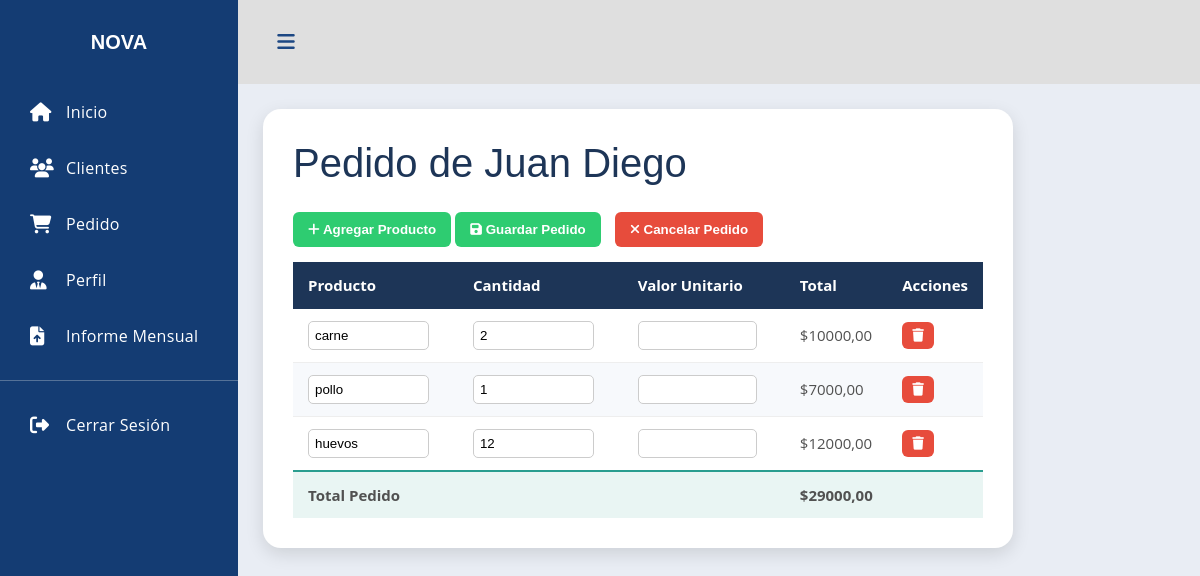
The app's page /pedidos/detalle/33/ with its own data.
### pedido/models.py (models this page shows, shortened)
class Pedido(models.Model):
    id_pedido = models.AutoField(primary_key=True)
    cliente = models.ForeignKey(
        Cliente,
        on_delete=models.CASCADE,
        related_name="pedidos"
    )
    fecha_pedido = models.DateTimeField(auto_now_add=True)
    total = models.DecimalField(max_digits=10, decimal_places=2, default=0)
    estado= models.CharField(
        max_length=20,
        choices=[("Pendiente", "Pendiente"), ("Pagado", "Pagado"), ("Cancelado", "Cancelado")],
        default="Pendiente"
    )

class DetallePedido(models.Model):
    pedido = models.ForeignKey(Pedido, on_delete=models.CASCADE, related_name="detalles")
    nombre_producto = models.CharField(max_length=255)
    cantidad = models.IntegerField()
    precio = models.DecimalField(max_digits=10, decimal_places=2)
    subtotal = models.DecimalField(max_digits=10, decimal_places=2)

### CreacionUsu/models.py (models this page shows, shortened)
class Cliente(models.Model):
    id_cliente = models.AutoField(primary_key=True)
    nombre = models.CharField(max_length=200)
    telefono = models.CharField(max_length=20)
    direccion = models.CharField(max_length=255)
    correo = models.EmailField(blank=True, null=True)
    fecha_registro = models.DateTimeField(auto_now_add=True)

### pedido/views.py (the view)
# urls.py: path('detalle/<int:id_pedido>/', views.detalle_pedido, name='detalle_pedido'),
def detalle_pedido(request, id_pedido):
    pedido = get_object_or_404(Pedido, id_pedido=id_pedido)
    detalles = DetallePedido.objects.filter(pedido=pedido)
    total = sum(d.subtotal for d in detalles)
    return render(request, "pedido/detalle_pedido.html", {
        "pedido": pedido,
        "detalles": detalles,
        "total": total
    })

### pedido/templates/pedido/detalle_pedido.html (shortened to what this page needs)
{% extends 'menu/menu.html' %}
{% load static %}
{% block content %}
<link rel="stylesheet" href="{% static 'pedido/css/detalle_pedido.css' %}">
<div class="detalle-pedido">
<h1 class="titulo-detalle">Pedido de {{ pedido.cliente.nombre }}</h1>
<div class="acciones-pedido">
<button class="btn-agregar" onclick="agregarProducto()">
<i class="fa fa-plus"></i> Agregar Producto
</button>
<button class="btn-agregar" onclick="guardarPedido()">
<i class="fa fa-save"></i> Guardar Pedido
</button>
<button class="btn-cancelar" onclick="cancelarPedido({{ pedido.id_pedido }})">
<i class="fa fa-times"></i> Cancelar Pedido
</button>
</div>
<table class="tabla-pedido">
<thead>
<tr>
<th>Producto</th>
<th>Cantidad</th>
<th>Valor Unitario</th>
<th>Total</th>
<th>Acciones</th>
</tr>
</thead>
<tbody id="tablaProductos">
{% for d in detalles %}
<tr id="fila-{{ d.id }}">
<td>
<input type="text" class="input-nombre" value="{{ d.nombre_producto }}">
</td>
<td>
<input type="number"
class="input-cantidad"
value="{{ d.cantidad }}"
oninput="recalcular({{ d.id }})">
</td>
<td>
<input type="number"
step="0.01"
class="input-precio"
value="{{ d.precio|floatformat:2 }}"
oninput="recalcular({{ d.id }})">
</td>
<td class="subtotal" id="subtotal-{{ d.id }}">
${{ d.subtotal }}
</td>
<td>
<button class="btn-eliminar" onclick="eliminarProducto({{ d.id }})">
<i class="fa fa-trash"></i>
</button>
</td>
</tr>
{% endfor %}
</tbody>
<tfoot>
<tr class="total-row">
<td colspan="3"><strong>Total Pedido</strong></td>
<td colspan="2"><strong id="totalPedido">${{ total }}</strong></td>
</tr>
</tfoot>
</table>
</div>
{% endblock %}

### menu/static/menu/CSS/style.css (style rules this page uses)
:root { --font-family-sans-serif: "Open Sans", -apple-system, BlinkMacSystemFont, "Segoe UI", Roboto, "Helvetica Neue", Arial, sans-serif, "Apple Color Emoji", "Segoe UI Emoji", "Segoe UI Symbol", "Noto Color Emoji"; }
*, *::before, *::after { -webkit-box-sizing: border-box; box-sizing: border-box; }
html { font-family: sans-serif; line-height: 1.15; -webkit-text-size-adjust: 100%; -webkit-tap-highlight-color: rgba(0, 0, 0, 0); }
body { margin: 0; font-family: "Open Sans", -apple-system, BlinkMacSystemFont, "Segoe UI", Roboto, "Helvetica Neue", Arial, sans-serif, "Apple Color Emoji", "Segoe UI Emoji", "Segoe UI Symbol", "Noto Color Emoji"; font-size: 1rem; font-weight: 400; line-height: 1.5; color: #515151; text-align: left; background-color: #e9edf4; }
h1, h2, h3, h4, h5, h6 { margin-top: 0; margin-bottom: 0.5rem; }
h1, h2, h3, h4, h5, h6, .h1, .h2, .h3, .h4, .h5, .h6 { font-family: "Nunito", sans-serif; margin-bottom: 0.5rem; font-weight: 500; line-height: 1.2; }
h1, .h1 { font-size: 2.5rem; font-weight: normal; }

### menu/static/menu/CSS/pedido.css (style rules this page uses)
.detalle-pedido { background:white; padding:30px; border-radius:18px; box-shadow:0px 6px 18px rgba(0,0,0,0.12); max-width:750px; }
.titulo-detalle { color:#1d3557; margin-bottom:25px; }
.tabla-pedido { width:100%; border-collapse:collapse; font-size:15px; }
.tabla-pedido thead { background:#1d3557; color:white; }
.tabla-pedido th, .tabla-pedido td { padding:12px 15px; }
.tabla-pedido tbody tr { border-bottom:1px solid #eee; }
.tabla-pedido tbody tr:nth-child(even) { background:#f7f9fc; }
.total-row { background:#e9f5f3; font-weight:bold; }
.total-row td { border-top:2px solid #2a9d8f; }

### pedido/static/pedido/CSS/detalle_pedido.css (style rules this page uses)
.acciones-pedido { margin-bottom:15px; }
.btn-agregar { background:#2ecc71; color:white; border:none; padding:10px 15px; border-radius:6px; cursor:pointer; font-weight:bold; }
.btn-eliminar { background:#e74c3c; color:white; border:none; padding:6px 10px; border-radius:6px; cursor:pointer; }
input { padding:6px; border:1px solid #ccc; border-radius:5px; width:90%; }
.btn-cancelar { background:#e74c3c; color:white; border:none; padding:10px 15px; border-radius:6px; cursor:pointer; font-weight:bold; margin-left:10px; }

### records on screen
Pedido: cliente.nombre "Juan Diego"
DetallePedido: nombre_producto "carne", cantidad "2", subtotal "10000,00"
DetallePedido: nombre_producto "pollo", cantidad "1", subtotal "7000,00"
DetallePedido: nombre_producto "huevos", cantidad "12", subtotal "12000,00"

### other values on screen
{{ total }} "29000,00"
